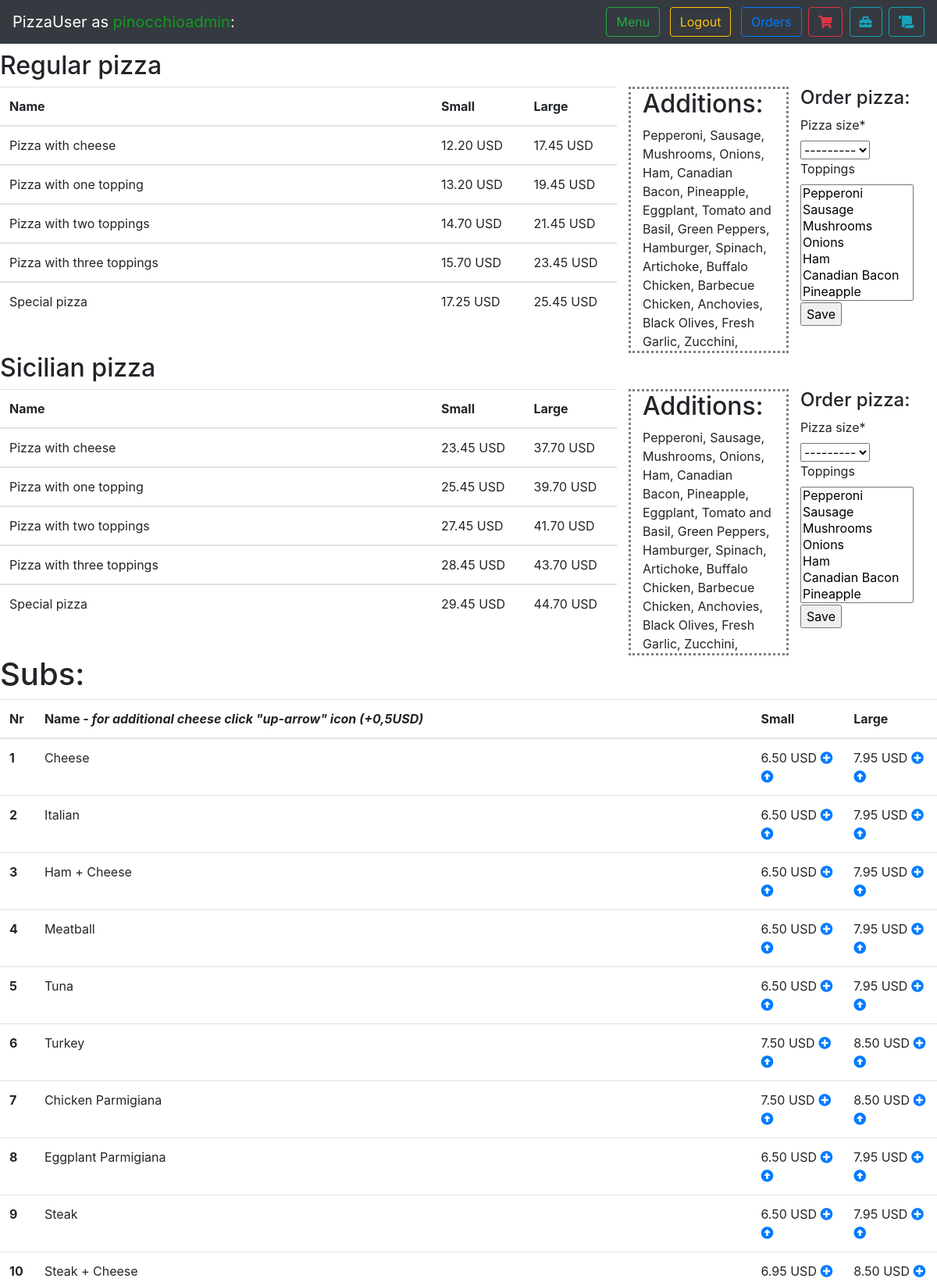
The app's page /menu (signed in, upper part) with its own data.
### orders/models.py (models this page shows, shortened)
class PizzaType(models.Model):
    name = models.CharField(max_length=60, unique=True)
    price_sm_0 = models.DecimalField(max_digits=4, decimal_places=2, null=True)
    price_sm_1 = models.DecimalField(max_digits=4, decimal_places=2, null=True)
    price_sm_2 = models.DecimalField(max_digits=4, decimal_places=2, null=True)
    price_sm_3 = models.DecimalField(max_digits=4, decimal_places=2, null=True)
    price_sm_4 = models.DecimalField(max_digits=4, decimal_places=2, null=True)
    price_lg_0 = models.DecimalField(max_digits=4, decimal_places=2, null=True)
    price_lg_1 = models.DecimalField(max_digits=4, decimal_places=2, null=True)
    price_lg_2 = models.DecimalField(max_digits=4, decimal_places=2, null=True)
    price_lg_3 = models.DecimalField(max_digits=4, decimal_places=2, null=True)
    price_lg_4 = models.DecimalField(max_digits=4, decimal_places=2, null=True)
    def __str__(self):
        return self.name

class PizzaTopping(models.Model):
    name = models.CharField(max_length=60, unique=True)
    def __str__(self):
        return self.name

class SubType(models.Model):
    name = models.CharField(max_length=60, unique=True)
    small_price = models.DecimalField(max_digits=4, decimal_places=2, null=True, blank=True)
    large_price = models.DecimalField(max_digits=4, decimal_places=2)
    only_big_size = models.BooleanField(editable=False, default=False)
    def __str__(self):
        return self.name

### orders/views.py (the view, shortened to what this page needs)
# urls.py: path("menu", menu_view, name="menu_view"),
@login_required()
def menu_view(request):
    form_pizza = PizzaAddForm(request.POST or None)
    context = {}
    context.update({"Sub": SubType.objects.all()})
    context.update({"Pasta": PastaType.objects.all()})
    context.update({"Salad": SaladType.objects.all()})
    context.update({"Platter": PlatterType.objects.all()})
    context.update({"Pizza": PizzaType.objects.all()})
    context.update({"PizzaToppings": PizzaTopping.objects.all()})
    context.update({"form_pizza": form_pizza})
    return render(request, 'orders/menu.html', context)

### orders/forms.py
class PizzaAddForm(forms.ModelForm):
    class Meta:
        model = Pizza
        fields = (
            'pizza_size',
            'toppings',
        )
    def __init__(self, *args, **kwargs):
        super().__init__(*args, **kwargs)
        self.fields['toppings'].widget.attrs.update({'size': '7'})

### orders/models.py (called while the page is built)
    def __str__(self):
        return self.name

    def __str__(self):
        return self.name

    def __str__(self):
        return self.name

### orders/templates/orders/menu.html (shortened to what this page needs)
{% extends "layout.html" %}
{% load crispy_forms_tags %}
{% block body %}
    {% for item_menu in Pizza %}
        <h2>{{ item_menu }} pizza</h2>
        <div class="row">
            <div class="col-8">
                <table class="table table-hover">
                    <thead>
                    <tr>
                        <th scope="col" width="70%">Name</th>
                        <th scope="col" width="15%">Small</th>
                        <th scope="col" width="15%">Large</th>
                    </tr>
                    </thead>
                    <tbody>
                    <tr>
                        <td>Pizza with cheese</td>
                        <td>{{ item_menu.price_sm_0 }} USD</td>
                        <td>{{ item_menu.price_lg_0 }} USD</td>
                    </tr>
                    </tbody>
                    <tbody>
                    <tr>
                        <td>Pizza with one topping</td>
                        <td>{{ item_menu.price_sm_1 }} USD</td>
                        <td>{{ item_menu.price_lg_1 }} USD</td>
                    </tr>
                    </tbody>
                    <tbody>
                    <tr>
                        <td>Pizza with two toppings</td>
                        <td>{{ item_menu.price_sm_2 }} USD</td>
                        <td>{{ item_menu.price_lg_2 }} USD</td>
                    </tr>
                    </tbody>
                    <tbody>
                    <tr>
                        <td>Pizza with three toppings</td>
                        <td>{{ item_menu.price_sm_3 }} USD</td>
                        <td>{{ item_menu.price_lg_3 }} USD</td>
                    </tr>
                    </tbody>
                    <tbody>
                    <tr>
                        <td>Special pizza</td>
                        <td>{{ item_menu.price_sm_4 }} USD</td>
                        <td>{{ item_menu.price_lg_4 }} USD</td>
                    </tr>
                    </tbody>
                </table>
            </div>
            <div class="col-2" style="border: grey dotted">
                <h2>Additions: </h2>
                {% for topping in PizzaToppings %}
                    {{ topping }},
                {% endfor %}
            </div>
            <div class="col-2">
                <h4> Order pizza:</h4>
                <form method="POST">
                    {{ form_pizza | crispy }}
                    <input type="submit" value="Save"/>
                </form>
            </div>
        </div>
    {% endfor %}
    <h1>Subs:</h1>
    <table class="table table-hover">
        <thead>
        <tr>
            <th scope="col" width="2%">Nr</th>
            <th scope="col" width="78%">Name - <i>for additional cheese click "up-arrow" icon (+0,5USD)</i></th>
            <th scope="col" width="10%">Small</th>
            <th scope="col" width="10%">Large</th>
        </tr>
        </thead>
        <tbody>
        {% for item_menu in Sub %}
            <tr>
                <th scope="row">{{ forloop.counter }}</th>
                <td>{{ item_menu }}</td>
                {% if item_menu.only_big_size == 0 %}
                    <td>{{ item_menu.small_price }} USD <a href="/add/sub/{{ item_menu.id }}/small/0"><i class="fas fa-plus-circle"></i></a><a href="/add/sub/{{ item_menu.id }}/small/1"><i
                            class="fas fa-arrow-alt-circle-up"></i></a></td>
                    <td>{{ item_menu.large_price }} USD <a href="/add/sub/{{ item_menu.id }}/large/0"><i class="fas fa-plus-circle"></i></a><a href="/add/sub/{{ item_menu.id }}/large/1"><i
                            class="fas fa-arrow-alt-circle-up"></i></a></td>
                {% else %}
                    <td></td>
                    <td>{{ item_menu.large_price }} USD <a href="/add/sub/{{ item_menu.id }}/large/0"><i class="fas fa-plus-circle"></i></a><a href="/add/sub/{{ item_menu.id }}/large/1"><i
                            class="fas fa-arrow-alt-circle-up"></i></a></td>
                {% endif %}
            </tr>
        {% endfor %}
        </tbody>
    </table>
{% endblock %}

### orders/templates/layout.html (shortened to what this page needs)
<!DOCTYPE html>
<html>
<head>
    <link rel="stylesheet" href="https://maxcdn.bootstrapcdn.com/bootstrap/4.0.0-beta.3/css/bootstrap.min.css">
    <link rel="stylesheet" type="text/css"
          href="https://maxcdn.bootstrapcdn.com/font-awesome/4.7.0/css/font-awesome.min.css">
    <link rel="stylesheet" href="https://use.fontawesome.com/releases/v5.5.0/css/all.css">
</head>
<body>
{% if user.is_authenticated %}
    <div class="navbar sticky-top navbar-dark bg-dark">
        <div class="navbar-brand"> PizzaUser as <span style='color: #119c1e;'>{{ user.get_username }}</span>:</div>
        <div>
            <a href="{% url "menu_view" %}">
                <button class="btn btn-outline-success mx-1 my-xl-0 my-2">Menu</button>
            </a>
            <a href="{% url "logout_view" %}">
                <button class="btn btn-outline-warning mx-1 my-xl-0 my-2" type="button">Logout</button>
            </a>
            <a href="{% url "user_orders_view" %}">
                <button class="btn btn-outline-primary ml-1 my-xl-0 my-2" type="button" title="All orders">Orders</i>
                </button>
            </a>
            <a href="{% url "cart_view" %}">
                <button class="btn btn-outline-danger ml-1 my-xl-0 my-2" type="button" title="Look at your cart"><i class="fa fa-shopping-cart"></i>
                </button>
            </a>
            {% if request.user.is_staff %}
                <a href="/admin">
                    <button class="btn btn-outline-info ml-1 my-xl-0 my-2" type="button" title="Admin panel"><i class="fa fa-toolbox"></i>
                    </button>
                </a>
                <a href="{% url "all_orders_view" %}">
                    <button class="btn btn-outline-info ml-1 my-xl-0 my-2" type="button" title="All orders from users"><i class="fa fa-scroll"></i>
                    </button>
                </a>
            {% endif %}
        </div>
    </div>
{% endif %}
<div class="mt-2 col-md-12"></div>
{% block body %}{% endblock %}
</body>
</html>

### records on screen
PizzaType: name "Regular", price_sm_0 "12.20", price_lg_0 "17.45", price_sm_1 "13.20", price_lg_1 "19.45", price_sm_2 "14.70", price_lg_2 "21.45", price_sm_3 "15.70", price_lg_3 "23.45", price_sm_4 "17.25", price_lg_4 "25.45"
PizzaTopping: name "Pepperoni"
PizzaTopping: name "Sausage"
PizzaTopping: name "Mushrooms"
PizzaTopping: name "Onions"
PizzaTopping: name "Ham"
PizzaTopping: name "Canadian Bacon"
PizzaTopping: name "Pineapple"
PizzaTopping: name "Eggplant"
PizzaTopping: name "Tomato and Basil"
PizzaTopping: name "Green Peppers"
PizzaTopping: name "Hamburger"
PizzaTopping: name "Spinach"
PizzaTopping: name "Artichoke"
PizzaTopping: name "Buffalo Chicken"
PizzaTopping: name "Barbecue Chicken"
PizzaTopping: name "Anchovies"
PizzaTopping: name "Black Olives"
PizzaTopping: name "Fresh Garlic"
PizzaTopping: name "Zucchini"
PizzaType: name "Sicilian", price_sm_0 "23.45", price_lg_0 "37.70", price_sm_1 "25.45", price_lg_1 "39.70", price_sm_2 "27.45", price_lg_2 "41.70", price_sm_3 "28.45", price_lg_3 "43.70", price_sm_4 "29.45", price_lg_4 "44.70"
SubType: name "Cheese", small_price "6.50", large_price "7.95"
SubType: name "Italian", small_price "6.50", large_price "7.95"
SubType: name "Ham + Cheese", small_price "6.50", large_price "7.95"
SubType: name "Meatball", small_price "6.50", large_price "7.95"
SubType: name "Tuna", small_price "6.50", large_price "7.95"
SubType: name "Turkey", small_price "7.50", large_price "8.50"
SubType: name "Chicken Parmigiana", small_price "7.50", large_price "8.50"
SubType: name "Eggplant Parmigiana", small_price "6.50", large_price "7.95"
SubType: name "Steak", small_price "6.50", large_price "7.95"
SubType: name "Steak + Cheese", small_price "6.95", large_price "8.50"

### other values on screen
{{ user.get_username }} "pinocchioadmin"
